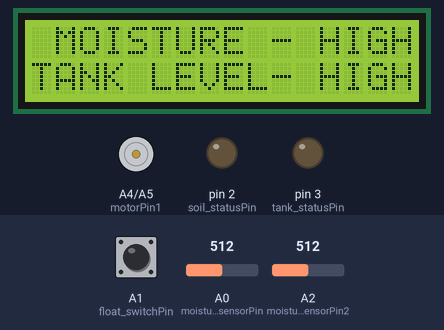
This sketch was run on a simulated Arduino Uno, built with avr-gcc and run on an emulated ATmega328P. Shown: 16×2 character LCD, motor-driver pin pairs drawn as motors (green arrow = first pin HIGH = forward, orange = second pin HIGH = backward, longer = more drive), output pins drawn as LEDs (lit = HIGH). The inputs (shaded band) are chosen by the test bench; at power-on: A1 (float_switchPin) LOW, A0 (moisture_sensorPin) = 512, A2 (moisture_sensorPin2) = 512.

Above: at 3.2 s.
3.3 s: A1 (float_switchPin) pulled HIGH for 3.2 s
At 6.4 s:
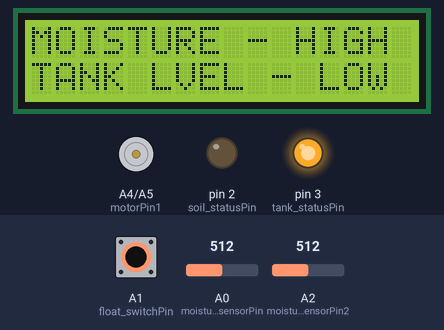
10.6 s: A0 (moisture_sensorPin) set to 790
14.9 s: A0 (moisture_sensorPin) set to 815
At 18.7 s:
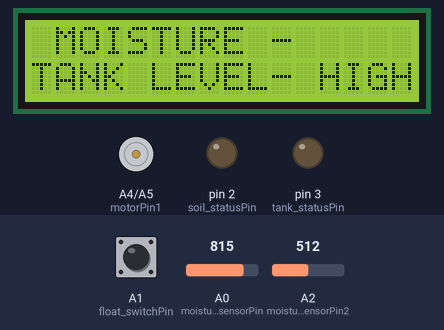
19.2 s: A2 (moisture_sensorPin2) set to 786
21.9 s: A2 (moisture_sensorPin2) set to 813
At 25.5 s:
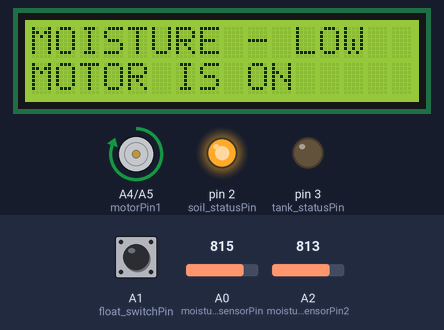
25.8 s: A1 (float_switchPin) pulled HIGH for 1.75 s
At 28.5 s:
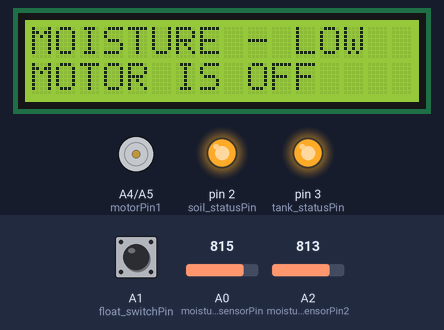
Timing chart, 0 to 34.0 s (numbered marks = the images above; inputs shaded):
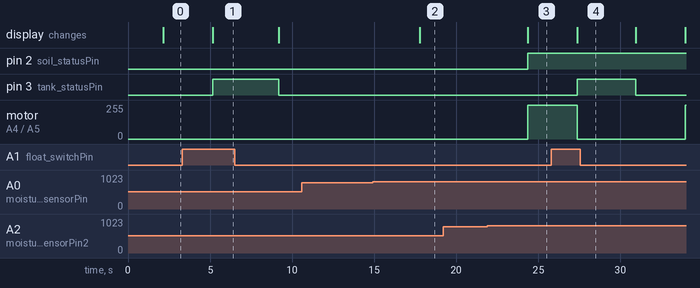

Measured:
- the behaviour switches between 799 and 800 on A0 (moisture_sensorPin) (found by bisection; images 1 and 2)
- the behaviour switches between 800 and 801 on A2 (moisture_sensorPin2) (found by bisection; images 2 and 3)
- after the input at 3.3 s, pin 3 (tank_statusPin): LOW → HIGH after 1.9 s, → LOW 4.0 s later; the display: changes after 1.9 s (image 1)
- after the input at 10.6 s, every drawn part: stays the same
- after the input at 14.9 s, the display: changes after 2.9 s (image 2)
- after the input at 19.2 s, every drawn part: stays the same
- after the input at 21.9 s, pin 2 (soil_statusPin): LOW → HIGH after 2.4 s; motor on A4 (motorPin1) / A5 (motorPin2): stopped → forward 255/255 after 2.4 s; the display: changes after 2.5 s (image 3)
- after the input at 25.8 s, pin 3 (tank_statusPin): LOW → HIGH after 1.6 s, → LOW 3.6 s later; the display: changes after 1.6 s (image 4)

The sketch:

sketch_may19a.ino
```cpp
#include<LiquidCrystal.h>
#include<SoftwareSerial.h>

 #define moisture_sensorPin A0
 #define moisture_sensorPin2 A2
 #define float_switchPin A1
 #define soil_statusPin 2
 #define tank_statusPin 3
 #define motorPin1 A4
 #define motorPin2 A5

 LiquidCrystal lcd(13,12,11,10,9,8);
 SoftwareSerial BTserial(6,5);//rx,tx

 const int avg_moisture = 800;
 int percent_moisture;
 int percent_moisture1;
void setup()
{
  //delay(2000);

   BTserial.begin(9600);
   Serial.begin(9600);
 lcd.begin(16,2);
 lcd.clear();
 lcd.setCursor(0,0);
 lcd.print(" AUTOMATIC ");
 lcd.setCursor(0,1);
 lcd.print(" IRRIGATION S/M ");
 delay(2000);


 pinMode(moisture_sensorPin,INPUT);
 pinMode(moisture_sensorPin2,INPUT);
 pinMode(float_switchPin,INPUT);
 pinMode(soil_statusPin,OUTPUT);
 pinMode(tank_statusPin,OUTPUT);
 pinMode(motorPin1,OUTPUT);
  pinMode(motorPin2,OUTPUT);

 digitalWrite(motorPin1,LOW);
  digitalWrite(motorPin2,LOW);
 digitalWrite(soil_statusPin,LOW);
 digitalWrite(tank_statusPin,LOW);

}

void loop()
{

  lcd.begin(16,2);
  lcd.setCursor(0,0);
  lcd.print(" MOISTURE - ");
  //percent_moisture=analogRead(moisture_sensorPin);
 // percent_moisture=map(percent_moisture,1023,0,0,100);

  if(analogRead(moisture_sensorPin) > avg_moisture&&analogRead(moisture_sensorPin2) > avg_moisture){
  lcd.print("LOW");
  digitalWrite(soil_statusPin,HIGH);
  percent_moisture=analogRead(moisture_sensorPin);
  percent_moisture=map(percent_moisture,1023,0,0,100);
  percent_moisture1=analogRead(moisture_sensorPin2);
  percent_moisture1=map(percent_moisture1,1023,0,0,100);
  BTserial.print((percent_moisture1+percent_moisture)/2);
  BTserial.print(";");
  //BTSerial.print("%");
  }

  if(analogRead(moisture_sensorPin) < avg_moisture&&analogRead(moisture_sensorPin2) < avg_moisture){
  lcd.print("HIGH");
//lcd.print(percent_moisture);
  //lcd.print("%");
  digitalWrite(soil_statusPin,LOW);
  percent_moisture=analogRead(moisture_sensorPin);
  percent_moisture=map(percent_moisture,1023,0,0,100);

  percent_moisture1=analogRead(moisture_sensorPin2);
  percent_moisture1=map(percent_moisture1,1023,0,0,100);
  BTserial.print((percent_moisture1+percent_moisture)/2);
  BTserial.print(";");
  //Serial.print("%");
  }


  lcd.setCursor(0,1);
  lcd.print("TANK LEVEL- ");

 if( digitalRead(float_switchPin) == HIGH){
  lcd.print("LOW");
  digitalWrite(tank_statusPin,HIGH);
  }

  if( digitalRead(float_switchPin) == LOW){
  lcd.print("HIGH");
  digitalWrite(tank_statusPin,LOW);}


  digitalWrite(motorPin1,LOW);
  digitalWrite(motorPin2,LOW);


 /*if(analogRead(moisture_sensorPin) < avg_moisture && digitalRead(float_switchPin) == HIGH)
 {
   while(analogRead(moisture_sensorPin) < avg_moisture && digitalRead(float_switchPin) == HIGH)
   {
    lcd.setCursor(0,0);
    lcd.print(" MOISTURE - HIGH");
    lcd.setCursor(0,1);
    digitalWrite(soil_statusPin,LOW);
    digitalWrite(tank_statusPin,HIGH);
    digitalWrite(motorPin1,HIGH);
    digitalWrite(motorPin2,LOW);
   }
   if(analogRead(moisture_sensorPin) > avg_moisture)
   {
    lcd.setCursor(0,0);
    lcd.print(" MOISTURE - HIGH");
    lcd.setCursor(0,1);
    lcd.print(" MOTOR - OFF ");
    digitalWrite(soil_statusPin,HIGH);
    digitalWrite(motorPin1,LOW);
    digitalWrite(motorPin2,LOW);
    delay(3000);
   }
    if(digitalRead(float_switchPin) == LOW)
    {
      lcd.setCursor(0,0);
      lcd.print(" TANK LEVEL- LOW");
      lcd.setCursor(0,1);
      lcd.print(" MOTOR - OFF ");
      digitalWrite(tank_statusPin,HIGH);
      digitalWrite(motorPin1,LOW);
      digitalWrite(motorPin2,LOW);
      delay(3000);
    }
 }*/
 delay(3000);
 if(analogRead(moisture_sensorPin) < avg_moisture&&analogRead(moisture_sensorPin2) < avg_moisture)
  {
      while(analogRead(moisture_sensorPin) < avg_moisture&&analogRead(moisture_sensorPin2) < avg_moisture)
      {

  /*BTserial.print((percent_moisture1+percent_moisture)/2);
  //Serial.print("%");
  BTserial.print(",");
  BTserial.print("OFF");
  BTserial.print("");*/
  if(digitalRead(float_switchPin)==HIGH)
        {
           lcd.clear();
        lcd.setCursor(0,0);
       // percent_moisture=analogRead(moisture_sensorPin);
//  percent_moisture=map(percent_moisture,1023,0,0,100);

        lcd.print("MOISTURE - HIGH");
//        lcd.print(percent_moisture);

        lcd.setCursor(0,1);
        lcd.print("MOTOR IS OFF");
        digitalWrite(soil_statusPin,LOW);
//        digitalWrite(tank_statusPin,LOW);
        digitalWrite(motorPin1,LOW);
  digitalWrite(motorPin2,LOW);
  percent_moisture=analogRead(moisture_sensorPin);
  percent_moisture=map(percent_moisture,1023,0,0,100);

  percent_moisture1=analogRead(moisture_sensorPin2);
  percent_moisture1=map(percent_moisture1,1023,0,0,100);
          BTserial.print((percent_moisture1+percent_moisture)/2);
          BTserial.print(",");
         BTserial.print("OFF");
         BTserial.print(",");

         BTserial.print("LOW");
         BTserial.print(";");
         digitalWrite(tank_statusPin,HIGH);
         lcd.setCursor(0,1);
         lcd.print("TANK LVEL - LOW");
         delay(1000);
        }
   if(digitalRead(float_switchPin)==LOW)
   {
     lcd.clear();
        lcd.setCursor(0,0);
       // percent_moisture=analogRead(moisture_sensorPin);
//  percent_moisture=map(percent_moisture,1023,0,0,100);

        lcd.print("MOISTURE - HIGH");
//        lcd.print(percent_moisture);

        lcd.setCursor(0,1);
        lcd.print("MOTOR IS OFF");
        digitalWrite(soil_statusPin,LOW);
//        digitalWrite(tank_statusPin,LOW);
        digitalWrite(motorPin1,LOW);
  digitalWrite(motorPin2,LOW);
  percent_moisture=analogRead(moisture_sensorPin);
  percent_moisture=map(percent_moisture,1023,0,0,100);

  percent_moisture1=analogRead(moisture_sensorPin2);
  percent_moisture1=map(percent_moisture1,1023,0,0,100);
          BTserial.print((percent_moisture1+percent_moisture)/2);
          BTserial.print(",");
         BTserial.print("OFF");
         BTserial.print(",");

         BTserial.print("HIGH");
         BTserial.print(";");
         digitalWrite(tank_statusPin,LOW);
         lcd.setCursor(0,1);
         lcd.print("TANK LVEL - HIGH");
         delay(1000);
   }
  delay(3000);
      }
  }
  if(analogRead(moisture_sensorPin) > avg_moisture&&analogRead(moisture_sensorPin2) > avg_moisture&&digitalRead(float_switchPin)==LOW)/*the return vales of both sensors are reverse of theory values*/
  {
    lcd.clear();
    lcd.setCursor(0,0);
        lcd.print("MOISTURE - LOW");
        lcd.setCursor(0,1);
        lcd.print("MOTOR IS ON");
        digitalWrite(soil_statusPin,HIGH);
        digitalWrite(tank_statusPin,LOW);
    digitalWrite(motorPin1,HIGH);
  digitalWrite(motorPin2,LOW);
  percent_moisture=analogRead(moisture_sensorPin);
  percent_moisture=map(percent_moisture,1023,0,0,100);

  percent_moisture1=analogRead(moisture_sensorPin2);
  percent_moisture1=map(percent_moisture1,1023,0,0,100);
  BTserial.print((percent_moisture1+percent_moisture)/2);
  //Serial.print("%");
  BTserial.print(",");
  BTserial.print("ON");
  BTserial.print(",");
  BTserial.print("HIGH");
  BTserial.print(";");
  delay(3000);
  }
if(analogRead(moisture_sensorPin) > avg_moisture&&analogRead(moisture_sensorPin2) > avg_moisture&&digitalRead(float_switchPin)==HIGH)
  {
    lcd.clear();
     lcd.setCursor(0,0);
        lcd.print("MOISTURE - LOW");
        lcd.setCursor(0,1);
        lcd.print("MOTOR IS OFF");
        digitalWrite(soil_statusPin,HIGH);
        digitalWrite(tank_statusPin,HIGH);
    digitalWrite(motorPin1,LOW);
  digitalWrite(motorPin2,LOW);
  percent_moisture=analogRead(moisture_sensorPin);
  percent_moisture=map(percent_moisture,1023,0,0,100);

  percent_moisture1=analogRead(moisture_sensorPin2);
  percent_moisture1=map(percent_moisture1,1023,0,0,100);
  BTserial.print((percent_moisture1+percent_moisture)/2);
  //Serial.print("%");
  BTserial.print(",");
  BTserial.print("OFF");
  BTserial.print(",");
  BTserial.print("LOW");
  BTserial.print(";");
  delay(3000);
  }
    /*if(digitalRead(float_switchPin) == HIGH){
 //lcd.setCursor(0,0);
 //lcd.print(" TANK LEVEL- LOW");
 //lcd.setCursor(0,1);
 //lcd.print(" MOTOR - OFF ");
 //digitalWrite(tank_statusPin,HIGH);
 digitalWrite(motorPin1,LOW);
 digitalWrite(motorPin1,LOW);
 delay(3000);}*/

  delay(500);
}
```
